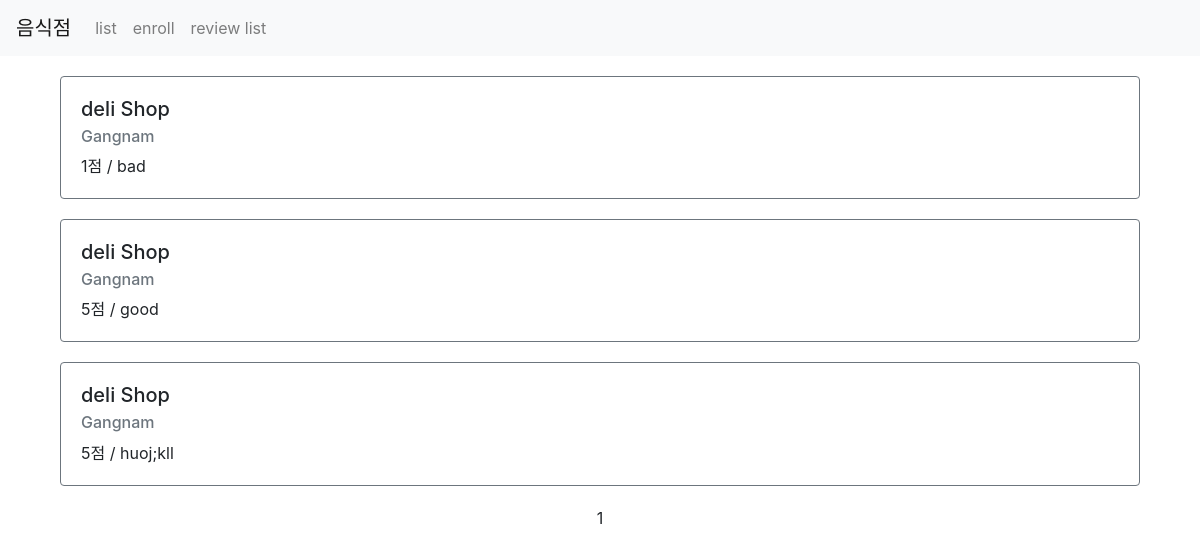
The app's page /cook/review/list/ with its own data.
### cook/models.py (models this page shows)
class Review(models.Model):
    point = models.IntegerField()
    comment = models.CharField(max_length=500)
    restaurant = models.ForeignKey(Restaurant, on_delete=models.CASCADE)
    created_at = models.DateTimeField(auto_now_add=True)
    updated_at = models.DateTimeField(auto_now=True)

class Restaurant(models.Model):
    name = models.CharField(max_length=30)
    address = models.CharField(max_length=200)
    password = models.CharField(max_length=20, default=None, null=True)
    img = models.CharField(max_length=500, default=None, null=True)
    created_at = models.DateTimeField(auto_now_add=True)
    updated_at = models.DateTimeField(auto_now=True)

### cook/views.py (the view)
# urls.py: path('review/list/', views.review_list, name='review-list'),
def review_list(request):
    reviews = Review.objects.all().select_related().order_by('-created_at')
    paginator = Paginator(reviews, 10)
    page = request.GET.get('page')
    items = paginator.get_page(page)
    context = {
        'reviews': items
    }
    return render(request, 'cook/review_list.html', context)

### cook/templates/cook/review_list.html (shortened to what this page needs)
{% extends 'cook/base.html' %}
{% load static %}
{% block content %}
<div class="container">
    {% for item in reviews %}
        <div class="row restaurant-item" style="margin:20px auto">
            <div class="col-sm-12">
                <div class="card border-secondary">
                    <div class="card-body">
                        <h5 class="card-title">{{ item.restaurant.name }}</h5>
                        <h6 class="card-subtitle mb-2 text-muted">{{ item.restaurant.address }}</h6>
                        <p class="card-text">{{ item.point }}점 / {{ item.comment }}</p>
                    </div>
                </div>
            </div>
        </div>
    {% endfor %}
    <div class="row">
        <div class="col-sm-12 text-center">
            <div class="pagination">
                <span class="step-links text-center" style="width: 100%">
                    <span class="current">
                        {{ reviews.number }}
                    </span>
                </span>
            </div>
        </div>
    </div>
</div>
{% endblock %}

### records on screen
Review: restaurant.name "deli Shop", restaurant.address "Gangnam", point "1", comment "bad"
Review: restaurant.name "deli Shop", restaurant.address "Gangnam", point "5", comment "good"
Review: restaurant.name "deli Shop", restaurant.address "Gangnam", point "5", comment "huoj;kll"

### other values on screen
{{ reviews.number }} "1"
